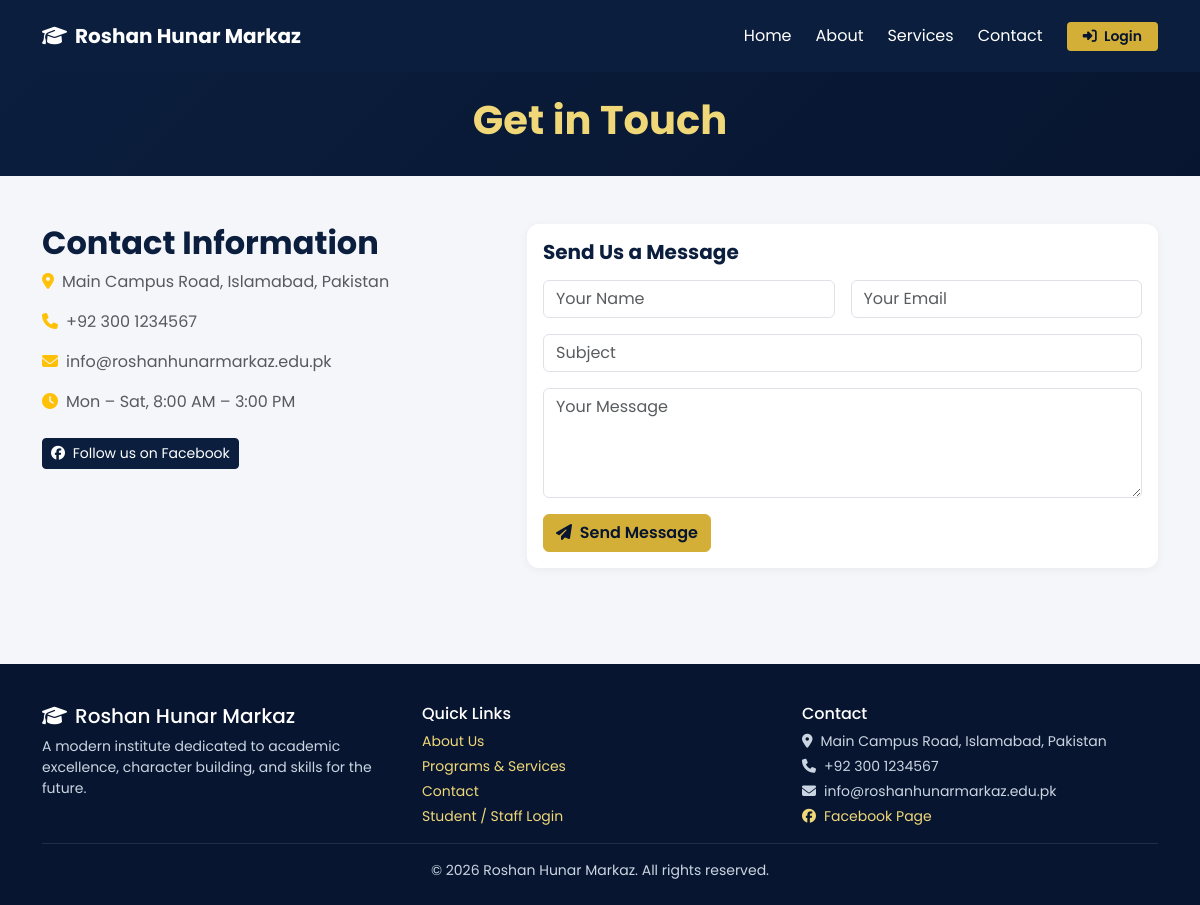
Page /contact/ on the committed database.
### sitepages/models.py (models this page shows, shortened)
class SiteSettings(models.Model):
    phone = models.CharField(max_length=50, default="+92 300 1234567")
    email = models.EmailField(default="info@roshanhunarmarkaz.edu.pk")
    address = models.CharField(max_length=255, default="Main Campus Road, Islamabad, Pakistan")
    facebook_url = models.URLField(blank=True, help_text="Full URL to the school's Facebook page")
    whatsapp_number = models.CharField(max_length=50, blank=True)
    bank_name = models.CharField(max_length=150, blank=True)
    account_title = models.CharField(max_length=150, blank=True)
    account_number = models.CharField(max_length=50, blank=True)
    iban = models.CharField(max_length=50, blank=True)
    branch_code = models.CharField(max_length=50, blank=True)
    class Meta:
        verbose_name = "Site Settings"
        verbose_name_plural = "Site Settings"
    @classmethod
    def get_solo(cls):
        obj = cls.objects.first()
        if not obj:
            obj = cls.objects.create()
        return obj

### sitepages/views.py (the view)
# urls.py: path("contact/", views.contact, name="contact"),
def contact(request):
    if request.method == "POST":
        messages.success(request, "Thanks for reaching out! Our office will get back to you shortly.")
        return redirect("sitepages:contact")
    return render(request, "sitepages/contact.html")

### sitepages/context_processors.py (called while the page is built)
def site_settings(request):
    return {"site_settings": SiteSettings.get_solo()}

### templates/sitepages/contact.html (shortened to what this page needs)
{% extends "sitepages/base_public.html" %}
{% block content %}
<section class="hero text-center py-4">
  <div class="container"><h1 class="display-6">Get in Touch</h1></div>
</section>
<section class="container py-5">
  <div class="row g-5">
    <div class="col-md-5">
      <h2 class="section-title">Contact Information</h2>
      <p class="text-muted"><i class="fa-solid fa-location-dot me-2 text-warning"></i>{{ site_settings.address }}</p>
      <p class="text-muted"><i class="fa-solid fa-phone me-2 text-warning"></i>{{ site_settings.phone }}</p>
      <p class="text-muted"><i class="fa-solid fa-envelope me-2 text-warning"></i>{{ site_settings.email }}</p>
      <p class="text-muted"><i class="fa-solid fa-clock me-2 text-warning"></i>Mon – Sat, 8:00 AM – 3:00 PM</p>
      {% if site_settings.facebook_url %}
      <a href="{{ site_settings.facebook_url }}" target="_blank" rel="noopener" class="btn btn-navy btn-sm mt-2">
        <i class="fa-brands fa-facebook me-1"></i> Follow us on Facebook
      </a>
      {% endif %}
    </div>
    <div class="col-md-7">
      <div class="card"><div class="card-body">
        <h5 class="section-title mb-3">Send Us a Message</h5>
        <form method="post">
          <div class="row g-3">
            <div class="col-md-6"><input class="form-control" placeholder="Your Name" required></div>
            <div class="col-md-6"><input type="email" class="form-control" placeholder="Your Email" required></div>
            <div class="col-12"><input class="form-control" placeholder="Subject"></div>
            <div class="col-12"><textarea class="form-control" rows="4" placeholder="Your Message" required></textarea></div>
          </div>
          <button class="btn btn-gold mt-3" type="submit"><i class="fa-solid fa-paper-plane me-1"></i> Send Message</button>
        </form>
      </div></div>
    </div>
  </div>
</section>
{% endblock %}

### templates/sitepages/base_public.html (shortened to what this page needs)
{% load static %}
<!DOCTYPE html>
<html lang="en">
<head>
<link href="https://cdn.jsdelivr.net/npm/bootstrap@5.3.3/dist/css/bootstrap.min.css" rel="stylesheet">
<link href="https://cdnjs.cloudflare.com/ajax/libs/font-awesome/6.5.1/css/all.min.css" rel="stylesheet">
<link href="{% static 'css/style.css' %}" rel="stylesheet">
</head>
<body>
<nav class="navbar navbar-expand-lg public-navbar py-3">
  <div class="container">
    <a class="navbar-brand fw-bold" href="{% url 'sitepages:home' %}"><i class="fa-solid fa-graduation-cap me-2"></i>Roshan Hunar Markaz</a>
    <div class="collapse navbar-collapse" id="navMenu">
      <ul class="navbar-nav ms-auto align-items-lg-center gap-lg-2">
        <li class="nav-item"><a class="nav-link" href="{% url 'sitepages:home' %}">Home</a></li>
        <li class="nav-item"><a class="nav-link" href="{% url 'sitepages:about' %}">About</a></li>
        <li class="nav-item"><a class="nav-link" href="{% url 'sitepages:services' %}">Services</a></li>
        <li class="nav-item"><a class="nav-link" href="{% url 'sitepages:contact' %}">Contact</a></li>
        <li class="nav-item ms-lg-2">
          <a class="btn btn-login btn-sm px-3" href="{% url 'accounts:login' %}"><i class="fa-solid fa-right-to-bracket me-1"></i> Login</a>
        </li>
      </ul>
    </div>
  </div>
</nav>
{% block content %}{% endblock %}
<footer class="public-footer">
  <div class="container">
    <div class="row g-4">
      <div class="col-md-4">
        <h5 class="text-white"><i class="fa-solid fa-graduation-cap me-2"></i>Roshan Hunar Markaz</h5>
        <p class="small">A modern institute dedicated to academic excellence, character building, and skills for the future.</p>
      </div>
      <div class="col-md-4">
        <h6 class="text-white">Quick Links</h6>
        <p class="small mb-1"><a href="{% url 'sitepages:about' %}">About Us</a></p>
        <p class="small mb-1"><a href="{% url 'sitepages:services' %}">Programs &amp; Services</a></p>
        <p class="small mb-1"><a href="{% url 'sitepages:contact' %}">Contact</a></p>
        <p class="small mb-0"><a href="{% url 'accounts:login' %}">Student / Staff Login</a></p>
      </div>
      <div class="col-md-4">
        <h6 class="text-white">Contact</h6>
        <p class="small mb-1"><i class="fa-solid fa-location-dot me-2"></i>{{ site_settings.address }}</p>
        <p class="small mb-1"><i class="fa-solid fa-phone me-2"></i>{{ site_settings.phone }}</p>
        <p class="small mb-1"><i class="fa-solid fa-envelope me-2"></i>{{ site_settings.email }}</p>
        {% if site_settings.facebook_url %}<p class="small mb-0"><a href="{{ site_settings.facebook_url }}" target="_blank" rel="noopener"><i class="fa-brands fa-facebook me-2"></i>Facebook Page</a></p>{% endif %}
      </div>
    </div>
    <hr class="border-secondary my-3">
    <p class="small text-center mb-0">&copy; {% now "Y" %} Roshan Hunar Markaz. All rights reserved.</p>
  </div>
</footer>
</body>
</html>

### static/css/style.css (style rules this page uses)
:root { --navy: #0b1e3d; --navy-dark: #071530; --gold: #d4af37; --gold-light: #f0d878; --bg: #f4f6fa; }
body { background: var(--bg); font-family: 'Segoe UI', Roboto, sans-serif; }
.card { border: none; border-radius: 12px; box-shadow: 0 2px 10px rgba(0,0,0,.05); }
.btn-gold { background: var(--gold); border-color: var(--gold); color: var(--navy-dark); font-weight: 600; }
.btn-navy { background: var(--navy); border-color: var(--navy); color: #fff; }

### templates/sitepages/base_public.html (style rules this page uses)
body { font-family: 'Poppins', 'Segoe UI', sans-serif; }
.public-navbar { background: var(--navy); }
.public-navbar .navbar-brand, .public-navbar .nav-link { color: #fff !important; }
.public-navbar .btn-login { background: var(--gold); color: var(--navy-dark); font-weight: 600; border: none; }
.hero { background: linear-gradient(135deg, var(--navy) 0%, var(--navy-dark) 100%); color: #fff; padding: 5rem 0; }
.hero h1 { color: var(--gold-light); font-weight: 700; }
.section-title { color: var(--navy); font-weight: 700; }
.public-footer { background: var(--navy-dark); color: #cbd5e1; padding: 2.5rem 0 1.5rem; margin-top: 3rem; }
.public-footer a { color: var(--gold-light); text-decoration: none; }

### rows in the picture
SiteSettings: address "Main Campus Road, Islamabad, Pakistan", phone "+92 300 1234567", email "info@roshanhunarmarkaz.edu.pk"
